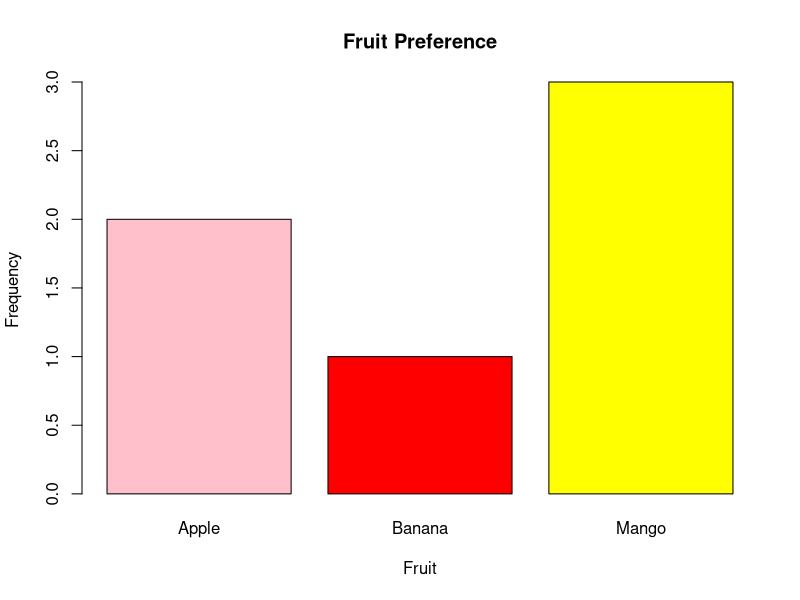

Generate this figure with R: (Note: this script raises an error after producing the figure.)
#Bar Chart                                   
fruits <- c("Apple","Banana","Mango","Apple","Mango","Mango")
barplot(table(fruits), 
        main = "Fruit Preference", 
        xlab = "Fruit", ylab = "Frequency",
        col = c("pink","red","yellow"))

#Bar Chart (Grouped)
freq<- c(5, 3, 7)
names(freq) <- c("Apple", "Banana", "Mango")
barplot(frequency,
        main = "Fruit Preference",
        xlab = "Fruit",
        ylab = "Frequency",
        col = c("grey", "red", "yellow"))

#Pie Chart 
pie(table(fruits), main = "Fruit Preference", col = rainbow(3))

#Pie char (frequency already chosen )
freq <- c(5, 3, 7)
names(freq) <- c("Apple", "Banana", "Mango")
pie(freq,
    main = "Fruit Preference",
    col = c("red", "blue", "green"))

#Pie chart (without names() )
pie(c(5, 3, 7),
    labels = c("Apple", "Banana", "Mango"),
    main = "Fruit Preference",
    col = c("red", "yellow", "pink"))

# To show percentage 
freq <- c(2, 1, 3)
names(freq) <- c("Apple", "Banana", "Mango")
percent <- round(freq / sum(freq) * 100, 1)
labels <- paste(names(freq), percent, "%")
pie(freq,
    labels = labels,
    main = "Fruit Preference",
    col = c("red", "pink", "skyblue"),
    border = c("red", "pink", "skyblue"))

#
freq <- c(5, 3, 7)
names(freq) <- c("Apple", "Banana", "Mango")
pie(freq,
    main = "Fruit Preference",
    labels = names(freq),
    col = rainbow(length(freq)))

#Histogram 
marks <- c(45,67,23,89,90,12,34,56,78,90,23,45)
hist(marks, 
     main = "Marks Distribution", 
     xlab = "Marks", 
     ylab = "Frequency",
     col =c("red", "blue", "green", "yellow", "purple"),
     breaks = 6)

#Histogram(to automatically create colours)
marks <- c(45,67,23,89,90,12,34,56,78,90,23,45)
h <- hist(marks, plot = FALSE)
length(h$counts)
hist(marks,
     main = "Distribution of Marks",
     xlab = "Marks",
     ylab = "Frequency",
     col = rainbow(length(h$counts)))
#
marks <- c(45,67,23,89,90,12,34,56,78,90,23,45)
hist(marks,
     breaks = c(10,20,30,40,50,60,70,80,90),
     main = "Distribution of Marks",
     xlab = "Marks",
     ylab = "Frequency",
     col = "pink",
     border = "red")
 
#Line Chart
years <- c(2019,2020,2021,2022,2023)
sales <- c(100,120,90,150,180)
plot(years, sales, 
     type = "l", col = "blue", 
     main = "Sales Trend", xlab = "Year", ylab = "Sales")

# Points and a line 
years <- c(2019,2020,2021,2022,2023)
sales <- c(100,120,90,150,180)
plot(years, sales, 
     type = "o", 
     main = "Sales Trend", xlab = "Year", ylab = "Sales")

# multiple coloured lines
day <- c(1, 2, 3, 4, 5)
classA <- c(20, 25, 18, 30, 28)
classB <- c(15, 22, 20, 28, 32)
plot(day, classA,
     type = "o",
     col = "red",
     main = "Class Attendance",
     xlab = "Day",
     ylab = "Students")
lines(day, classB,
      type = "o",
      col = "blue")

#TO identify lines 
day <- c(1, 2, 3, 4, 5)
classA <- c(20, 25, 18, 30, 28)
classB <- c(15, 22, 20, 28, 32)
plot(day, classA,
     type = "o",
     col = "red",
     main = "Class Attendance",
     xlab = "Day",
     ylab = "Students")
lines(day, classB,
      type = "o",
      col = "blue")
legend("topleft",
       legend = c("Class A", "Class B"),
       col = c("red", "blue"),
       lty = 1,
       pch = 1)

## Scatter Plot
hours <- c(2, 3, 4, 5, 6, 7)
marks <- c(45, 50, 55, 65, 70, 78)
plot(hours, marks,
     main = "Study Hours vs Marks",
     xlab = "Hours Studied",
     ylab = "Marks",
     col = "red",
     cex=1.5)
 
# To addd a regression line
hours <- c(2, 3, 4, 5, 6, 7)
marks <- c(45, 50, 55, 65, 70, 78)
plot(hours, marks,
     pch = 16,
     col = "blue",
     main = "Study Hours vs Marks",
     xlab = "Hours Studied",
     ylab = "Marks")
abline(lm(marks ~ hours),
       col = "red")
legend("topleft",
       legend = c("Group A", "Group B"),
       col = c("red", "blue"),
       pch = 16)

# Diifernt Group (different colour)
hours <- c(2, 3, 4, 5, 6, 7)
marks <- c(45, 50, 55, 65, 70, 78)
group <- c("A", "A", "A", "B", "B", "B")
colours <- ifelse(group == "A", "red", "blue")
plot(hours, marks,
     col = colours,
     pch = 16,
     main = "Study Hours vs Marks",
     xlab = "Hours Studied",
     ylab = "Marks")
legend("topleft",
       legend = c("Group A", "Group B"),
       col = c("red", "blue"),
       pch = 16)
grid()

#Box Plot
marks <- c(45, 50, 52, 55, 58, 60, 62, 65, 70, 75)
boxplot(marks,
        col = "skyblue",
        main = "Distribution of Marks",
        ylab = "Marks")

#Different colours in a box plot
classA <- c(45, 50, 55, 60, 65)
classB <- c(50, 55, 60, 70, 75)
classC <- c(40, 48, 52, 58, 62)
boxplot(classA, classB, classC,
        names = c("Class A", "Class B", "Class C"),
        col = c("red", "blue", "green"),
        main = "Class-wise Marks",
        xlab = "Class",
        ylab = "Marks")

#When frequency table represents specific observed values
marks <- c(rep(10, 2),rep(20, 3),rep(30, 4),rep(40, 2))
boxplot(marks,
        col = "skyblue",
        main = "Box Plot",
        ylab = "Marks")

# Horizontal Box Plot
marks <- c(45, 48, 50, 52, 55, 58, 60, 62, 95)
boxplot(marks,
        col = "skyblue",
        outcol = "black",
        border = "red",
        horizontal = TRUE,
        main = "Distribution of Marks",
        ylab = "Marks")
